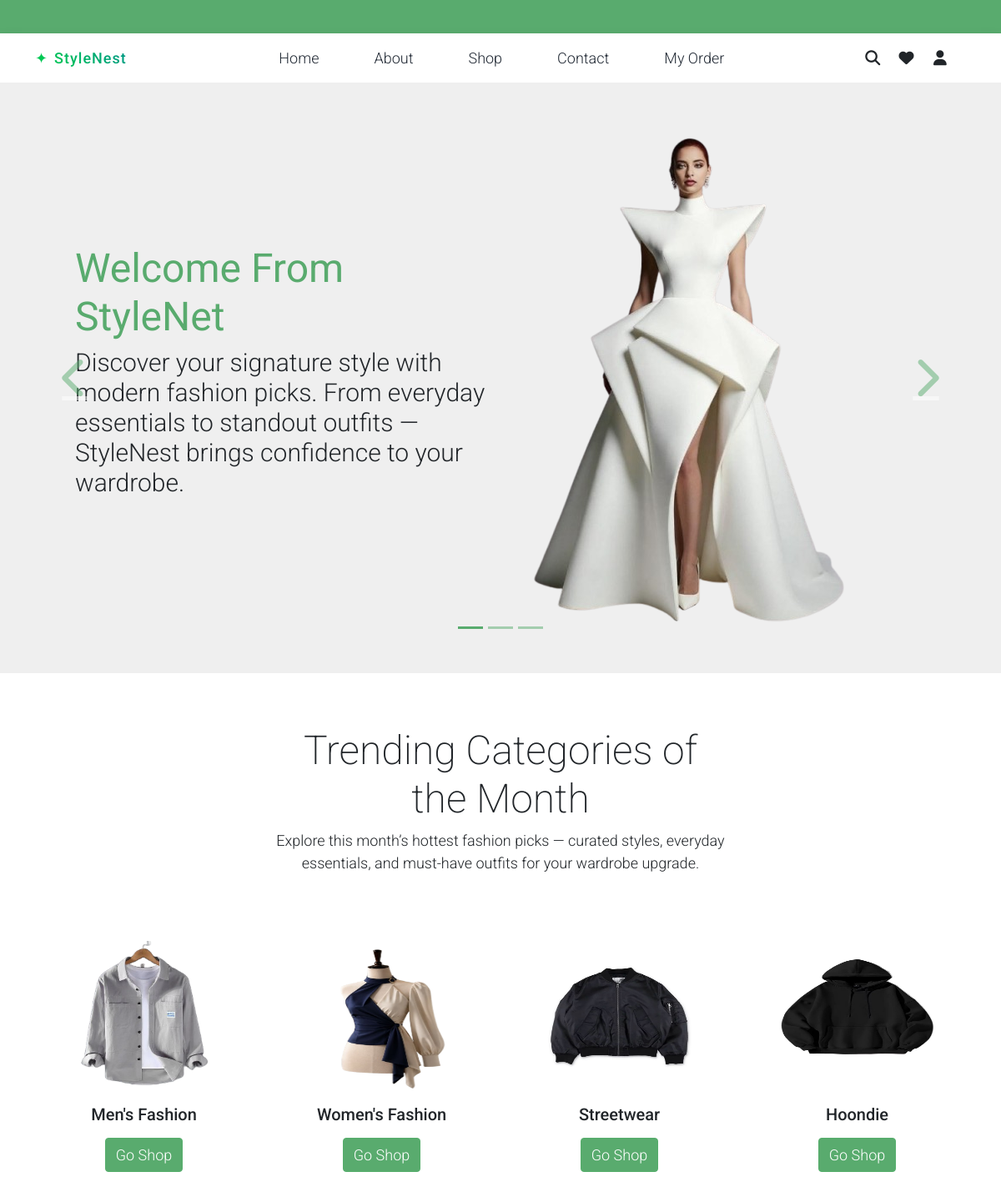
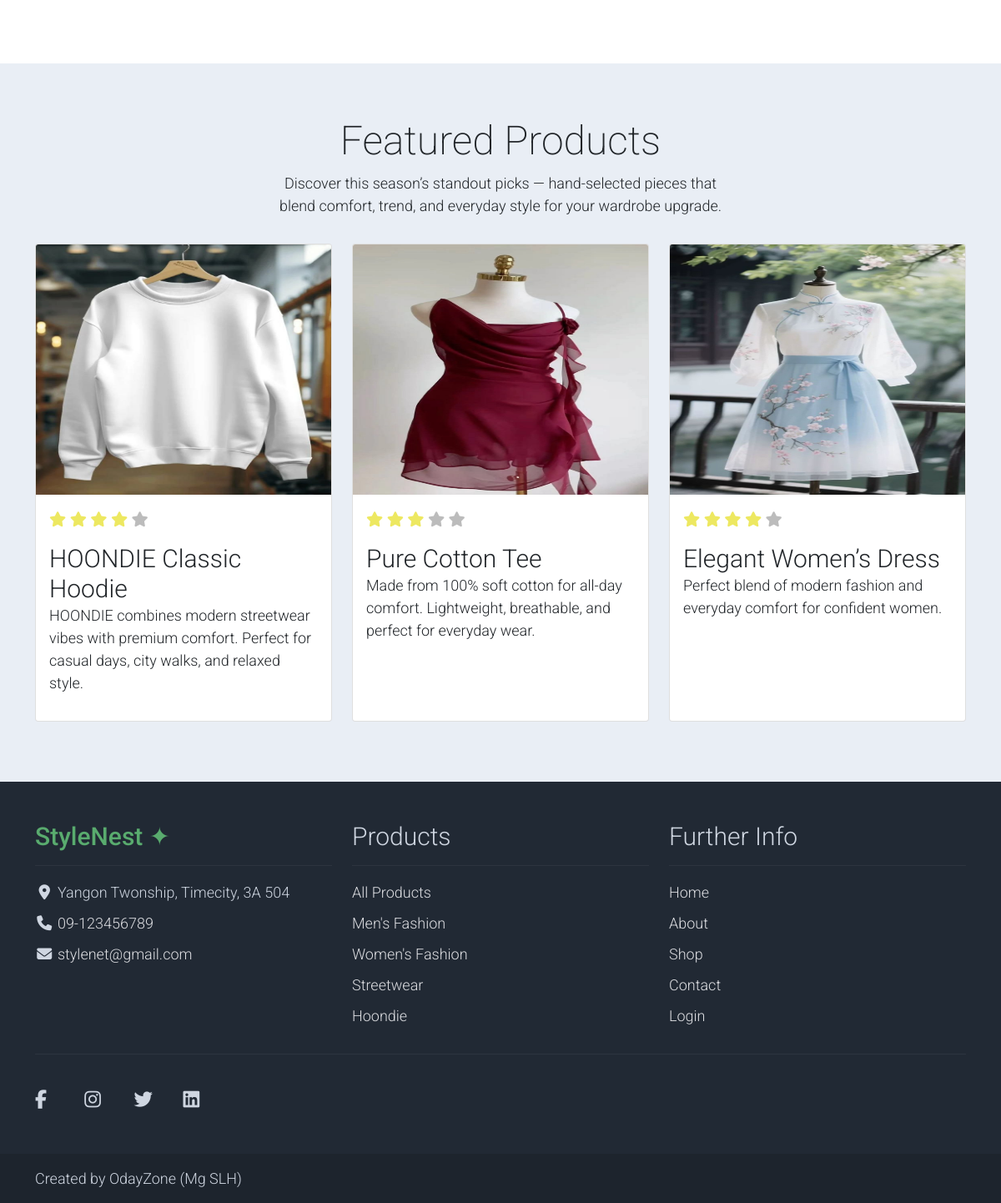
The page / on the database its author committed (2 pictures, top to bottom).
### Oday/models.py (models this page shows, shortened)
class MainheroModel(models.Model):
    maintitle = models.TextField()
    descriptionTitle = models.TextField()
    maindescription = models.TextField()
    mainimage = models.ImageField(upload_to="main_image", null=True, blank=True)
    created_at = models.DateTimeField(auto_now_add=True)
    updated_at = models.DateTimeField(auto_now=True)
    is_active = models.BooleanField(default=False)

class CategoryModel(models.Model):
    name = models.CharField(max_length=200)
    image = models.ImageField(upload_to="main_category", blank=True, null=True)
    is_active = models.BooleanField(default=True)
    created_at = models.DateTimeField(auto_now_add=True)
    updated_at = models.DateTimeField(auto_now=True)
    class Meta:
        verbose_name = "Category"
        verbose_name_plural = "Categories"

class FeatureModel(models.Model):
    name = models.CharField(max_length=200)
    price = models.IntegerField(default=0)
    rating = models.PositiveSmallIntegerField(default=0)
    description = models.TextField()
    is_active = models.BooleanField(default=True)
    category = models.ForeignKey(
        CategoryModel, on_delete=models.SET_NULL, null=True, blank=True
    )
    image = models.ImageField(upload_to="feature_image", null=True, blank=True)
    created_at = models.DateTimeField(auto_now_add=True)
    updated_at = models.DateTimeField(auto_now=True)
    class Meta:
        verbose_name = "Post"
        verbose_name_plural = "Posts"

class FooterSetting(models.Model):
    brand_name = models.CharField(
        max_length=150, default="StyleNest ✦"
    )
    address = models.CharField(max_length=255, blank=True)
    phone = models.CharField(max_length=30, blank=True)
    email = models.EmailField(blank=True)
    creator = models.CharField(
        max_length=150, default="OdayZone (Mg SLH)"
    )
    facebook = models.URLField(blank=True)
    instagram = models.URLField(blank=True)
    twitter = models.URLField(blank=True)
    linkedin = models.URLField(blank=True)
    class Meta:
        verbose_name = "Footer Setting"
        verbose_name_plural = "Footer Settings"

class FooterLink(models.Model):
    title = models.CharField(max_length=100)
    url = models.CharField(max_length=255)
    order = models.PositiveIntegerField(default=0)
    is_active = models.BooleanField(default=True)
    class Meta:
        ordering = ["order", "id"]

### Oday/views.py (the view)
# urls.py: path("", views.Index),
def Index(request):
    categories = CategoryModel.objects.all()
    features = FeatureModel.objects.all()
    mainhero = MainheroModel.objects.filter(is_active=True)
    return render(
        request,
        "index.html",
        {
            "categories": categories,
            "features": features,
            "mainhero": mainhero,
        },
    )

### Oday/context_processors.py (called while the page is built)
def cart_count(request):
    if request.user.is_authenticated:
        count = AddToCardModel.objects.filter(
            user=request.user,
            is_seen=False
        ).count()
    else:
        count = 0
    return {
        "cart_count": count
    }

def categories_processor(request):
    return {
        "categories": CategoryModel.objects.all()
    }

def footer_data(request):
    return {
        "footer": FooterSetting.objects.first(),
        "footer_links": FooterLink.objects.filter(is_active=True),
        "categories": CategoryModel.objects.filter(is_active=True),
    }

### templates/index.html (shortened to what this page needs)
{% extends 'components/base.html' %}
{% load static %}
{% block body %}
<body>
{% if mainhero %}
<div id="template-mo-zay-hero-carousel" class="carousel slide" data-bs-ride="carousel">
    <ol class="carousel-indicators">
        {% for main in mainhero %}
        <li data-bs-target="#template-mo-zay-hero-carousel"
            data-bs-slide-to="{{ forloop.counter0 }}"
            class="{% if forloop.first %}active{% endif %}"></li>
        {% endfor %}
    </ol>
    <div class="carousel-inner">
        {% for main in mainhero %}
        <div class="carousel-item {% if forloop.first %}active{% endif %}">
            <div class="container">
                <div class="row p-5">
                    <div class="mx-auto col-md-8 col-lg-6 order-lg-last">
                        {% if main.mainimage %}
                        <img class="img-fluid" src="{{ main.mainimage.url }}" alt="main_image">
                        {% endif %}
                    </div>
                    <div class="col-lg-6 mb-0 d-flex align-items-center">
                        <div class="text-align-left align-self-center">
                            <h1 class="h1 text-success"><b>{{ main.maintitle }}</b></h1>
                            <h3 class="h2">{{ main.descriptionTitle }}</h3>
                        </div>
                    </div>
                </div>
            </div>
        </div>
        {% endfor %}
    </div>
    <a class="carousel-control-prev" href="#template-mo-zay-hero-carousel" role="button" data-bs-slide="prev">
        <i class="fas fa-chevron-left"></i>
    </a>
    <a class="carousel-control-next" href="#template-mo-zay-hero-carousel" role="button" data-bs-slide="next">
        <i class="fas fa-chevron-right"></i>
    </a>
</div>
{% endif %}
    <section class="container py-5">
        <div class="row text-center pt-3">
            <div class="col-lg-6 m-auto">
<h1 class="h1">Trending Categories of the Month</h1>
<p>
  Explore this month’s hottest fashion picks — curated styles, everyday essentials, and must-have outfits for your wardrobe upgrade.
</p>
            </div>
        </div>
        <form class="row" method="POST" enctype="multipart/form-data">
                {% if categories %}
                {% for category in categories %}
            <div class="col-12 col-md-3 p-5 mt-3">
                {% if category.image %}
            <img src="{{ category.image.url }}" class="card-img-top" alt="{{ category.title }}" width="200" height="180">
            {% endif %}
                <h5 class="text-center mt-3 mb-3">{{category.name}}</h5>
                <p class="text-center"><a href="/shop/" class="btn btn-success">Go Shop</a></p>
            </div>
                {% endfor %}
                {% endif %}
        </form>
    </section>
    <section class="bg-light">
        <div class="container py-5">
            <div class="row text-center py-3">
                <div class="col-lg-6 m-auto">
<h1 class="h1">Featured Products</h1>
<p>
  Discover this season’s standout picks — hand-selected pieces that blend comfort, trend, and everyday style for your wardrobe upgrade.
</p>
                </div>
            </div>
            <div class="row">
                {% for feature in features %}
                <div class="col-12 col-md-4 mb-4">
                    <div class="card h-100">
                        <a href="/shop/">
                        <img src="{{ feature.image.url }}" class="card-img-top" alt="{{ feature.title }}" width="100" height="300">
                        </a>
                        <div class="card-body">
                            <ul class="list-unstyled d-flex justify-content-between">
                     <li>
                    {% for i in "12345" %}
                        {% if forloop.counter <= feature.rating %}
                            <i class="text-warning fa fa-star"></i>
                        {% else %}
                            <i class="text-muted fa fa-star"></i>
                        {% endif %}
                    {% endfor %}
                </li>
                            </ul>
                            <a href="shop-single.html" class="h2 text-decoration-none text-dark">{{ feature.name }}</a>
                            <p class="card-text">
                                {{ feature.description }}
                            </p>
                        </div>
                    </div>
                </div>
                {% endfor %}
            </div>
        </div>
    </section>
</body>
{% endblock %}

### templates/components/footer.html
<footer class="bg-dark" id="tempaltemo_footer">
    <div class="container">
        <div class="row">
            <div class="col-md-4 pt-5">
                <h2 class="h2 text-success border-bottom pb-3 border-light logo">
                    {% if footer %}
                        {{ footer.brand_name }}
                    {% else %}
                        StyleNest ✦
                    {% endif %}
                </h2>
                <ul class="list-unstyled text-light footer-link-list">
                    {% if footer %}
                        {% if footer.address %}
                        <li>
                            <i class="fas fa-map-marker-alt fa-fw"></i>
                            {{ footer.address }}
                        </li>
                        {% endif %}
                        {% if footer.phone %}
                        <li>
                            <i class="fa fa-phone fa-fw"></i>
                            <a href="tel:{{ footer.phone }}" class="text-decoration-none">
                                {{ footer.phone }}
                            </a>
                        </li>
                        {% endif %}
                        {% if footer.email %}
                        <li>
                            <i class="fa fa-envelope fa-fw"></i>
                            <a href="mailto:{{ footer.email }}" class="text-decoration-none">
                                {{ footer.email }}
                            </a>
                        </li>
                        {% endif %}
                    {% endif %}
                </ul>
            </div>
            <div class="col-md-4 pt-5">
                <h2 class="h2 text-light border-bottom pb-3 border-light">
                    Products
                </h2>
                <ul class="list-unstyled text-light footer-link-list">
                    <li>
                        <a class="text-decoration-none"
                           href="{% url 'shop' %}">
                            All Products
                        </a>
                    </li>
                    {% for cat in categories %}
                    <li>
                        <a class="text-decoration-none"
                           href="{% url 'shop' %}?category={{ cat.name|urlencode }}">
                            {{ cat.name }}
                        </a>
                    </li>
                    {% endfor %}
                </ul>
            </div>
            <div class="col-md-4 pt-5">
                <h2 class="h2 text-light border-bottom pb-3 border-light">
                    Further Info
                </h2>
                <ul class="list-unstyled text-light footer-link-list">
                    {% for link in footer_links %}
                    <li>
                        <a class="text-decoration-none"
                           href="{{ link.url }}">
                            {{ link.title }}
                        </a>
                    </li>
                    {% endfor %}
                </ul>
            </div>
        </div>
        <div class="row text-light mb-4">
            <div class="col-12 mb-3">
                <div class="w-100 my-3 border-top border-light"></div>
            </div>
            <div class="col-auto me-auto">
                <ul class="list-inline footer-icons">
                    {% if footer.facebook %}
                    <li class="list-inline-item">
                        <a class="text-light"
                           target="_blank" rel="noopener noreferrer"
                           href="{{ footer.facebook }}">
                            <i class="fab fa-facebook-f fa-lg"></i>
                        </a>
                    </li>
                    {% endif %}
                    {% if footer.instagram %}
                    <li class="list-inline-item">
                        <a class="text-light"
                           target="_blank" rel="noopener noreferrer"
                           href="{{ footer.instagram }}">
                            <i class="fab fa-instagram fa-lg"></i>
                        </a>
                    </li>
                    {% endif %}
                    {% if footer.twitter %}
                    <li class="list-inline-item">
                        <a class="text-light"
                           target="_blank" rel="noopener noreferrer"
                           href="{{ footer.twitter }}">
                            <i class="fab fa-twitter fa-lg"></i>
                        </a>
                    </li>
                    {% endif %}
                    {% if footer.linkedin %}
                    <li class="list-inline-item">
                        <a class="text-light"
                           target="_blank" rel="noopener noreferrer"
                           href="{{ footer.linkedin }}">
                            <i class="fab fa-linkedin fa-lg"></i>
                        </a>
                    </li>
                    {% endif %}
                </ul>
            </div>
        </div>
    </div>
    <div class="w-100 bg-black py-3">
        <div class="container">
            <p class="text-light mb-0">
                Created by
                {% if footer %}{{ footer.creator }}{% else %}OdayZone (Mg SLH){% endif %}
            </p>
        </div>
    </div>
</footer>

### media/css/templatemo.css (style rules this page uses)
body, ul, li, p, a, label, input, div { font-family: 'Roboto', sans-serif; font-size: 18px !important; font-weight: 300 !important; }
.h1 { font-family: 'Roboto', sans-serif; font-size: 48px !important; font-weight: 200 !important; }
.h2 { font-family: 'Roboto', sans-serif; font-size: 30px !important; font-weight: 300; }
.logo { font-weight: 500 !important; }
.text-warning { color: #ede861 !important; }
.text-muted { color: #bcbcbc !important; }
.text-success { color: #59ab6e !important; }
.text-light { color: #cfd6e1 !important; }
.bg-dark { background-color: #212934 !important; }
.bg-light { background-color: #e9eef5 !important; }
.bg-black { background-color: #1d242d !important; }
.btn-success { background-color: #59ab6e !important; border-color: #56ae6c !important; }
#template-mo-zay-hero-carousel { background: #efefef !important; }
#template-mo-zay-hero-carousel .carousel-indicators li { margin-top: -50px; background-color: #59ab6e; }
#template-mo-zay-hero-carousel .carousel-control-next i, #template-mo-zay-hero-carousel .carousel-control-prev i { color: #59ab6e !important; font-size: 2.8em !important; }
#tempaltemo_footer a { color: #dcdde1; }
#tempaltemo_footer ul.footer-link-list li { padding-top: 10px; }
#tempaltemo_footer ul.footer-icons li { width: 2.6em; height: 2.6em; line-height: 2.6em; }
#tempaltemo_footer .border-light { border-color: #2d343f !important; }
@media (min-width: 992px) { #template-mo-zay-hero-carousel .carousel-item { min-height: 30rem !important; } }

### rows shown on the page
MainheroModel: mainimage (picture), maintitle "Welcome From StyleNet", descriptionTitle "Discover your signature style with modern fashion picks. From everyday essentials to standout outfits — StyleNest brings confidence to your wardrobe."
CategoryModel: image (picture), name "Men's Fashion"
CategoryModel: image (picture), name "Women's Fashion"
CategoryModel: image (picture), name "Streetwear"
CategoryModel: image (picture), name "Hoondie"
FeatureModel: image (picture), rating 4 (drawn), name "HOONDIE Classic Hoodie", description "HOONDIE combines modern streetwear vibes with premium comfort. Perfect for casual days, city walks, and relaxed style."
FeatureModel: image (picture), rating 3 (drawn), name "Pure Cotton Tee", description "Made from 100% soft cotton for all-day comfort. Lightweight, breathable, and perfect for everyday wear."
FeatureModel: image (picture), rating 4 (drawn), name "Elegant Women’s Dress", description "Perfect blend of modern fashion and everyday comfort for confident women."
FooterSetting: brand_name "StyleNest ✦", address "Yangon Twonship, Timecity, 3A 504", phone "09-123456789", email "stylenet@gmail.com", creator "OdayZone (Mg SLH)"
FooterLink: title "Home"
FooterLink: title "About"
FooterLink: title "Shop"
FooterLink: title "Contact"
FooterLink: title "Login"
